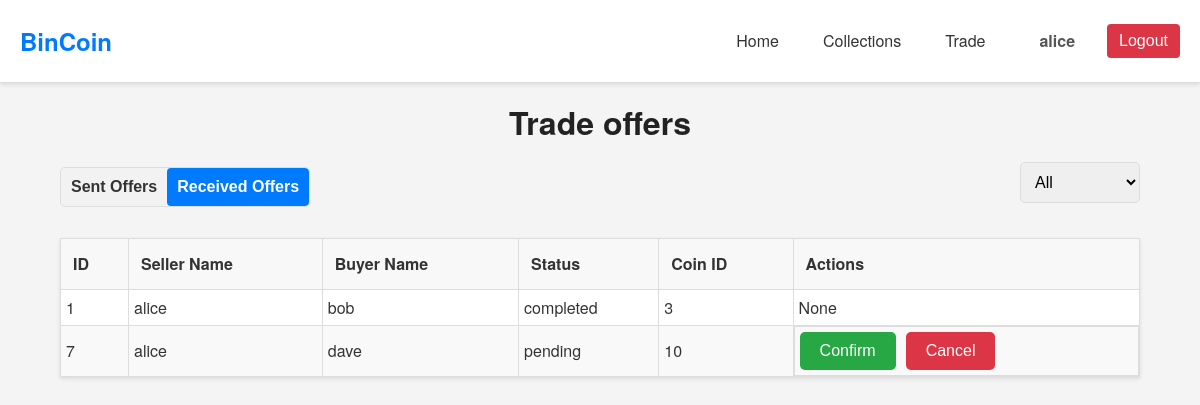
The app's page /php/trade.php?view=received (signed in) with its own data.
### tables this page shows
CREATE TABLE `trade` (
    `id` INT AUTO_INCREMENT PRIMARY KEY,
    `seller_name` VARCHAR(255) NOT NULL,
    `buyer_name` VARCHAR(255) NOT NULL,
    `status` VARCHAR(255) NOT NULL,
    `coin_id` INT NOT NULL,
    FOREIGN KEY (`seller_name`) REFERENCES `user`(`name`) ON DELETE CASCADE,
    FOREIGN KEY (`buyer_name`) REFERENCES `user`(`name`) ON DELETE CASCADE,
    FOREIGN KEY (`coin_id`) REFERENCES `coin`(`id`) ON DELETE CASCADE
);

### php/trade.php (called while the page is built, shortened)
<?php
$host = "mysql:host=" . SERVERNAME;
$dbname = ";dbname=" . DBNAME;
try {
	$pdo = new PDO("$host$dbname", USERNAME, PASSWORD);
	$pdo->setAttribute(PDO::ATTR_ERRMODE, PDO::ERRMODE_EXCEPTION);
} catch (PDOException $e) {
	die("Connection failed: " . $e->getMessage());
}
$view_type = $_GET['view'] ?? 'sent';
$current_user = $_SESSION['username'];
$query = "SELECT * FROM trade";
$params = [];
if ($view_type === 'received') {
	$query .= " WHERE seller_name = ?";
	$params[] = $current_user;
} else {
	$query .= " WHERE buyer_name = ?";
	$params[] = $current_user;
}
$stmt = $pdo->prepare($query);
$stmt->execute($params);
$trades = $stmt->fetchAll(PDO::FETCH_ASSOC);
include "../components/trade_page.php";
?>

### components/trade_page.php (the view, shortened to what this page needs)
<!DOCTYPE html>
<html lang="en">
<head>
	<link rel="stylesheet" href="../css/trade.css">
	<link rel="stylesheet" href="../css/theme.css">
</head>
<body>
	<?php include '../components/header.php'; ?>
	<div class="container">
		<h1>Trade offers</h1>
		<div class="actions">
			<div class="toggle">
				<a href="?view=sent">
					<button class="<?= $view_type === 'sent' ? 'active' : '' ?>">Sent Offers</button>
				</a>
				<a href="?view=received">
					<button class="<?= $view_type === 'received' ? 'active' : '' ?>">Received Offers</button>
				</a>
			</div>
			<form method="GET" class="filter-form" onchange="this.submit();">
				<select name="status">
					<option value="">All</option>
				</select>
			</form>
		</div>
		<table>
			<thead>
				<tr>
					<th>ID</th>
					<th>Seller Name</th>
					<th>Buyer Name</th>
					<th>Status</th>
					<th>Coin ID</th>
					<?php if ($view_type === 'received'): ?>
						<th>Actions</th>
					<?php endif; ?>
				</tr>
			</thead>
			<tbody>
				<?php foreach ($trades as $trade): ?>
				<tr class="<?= $view_type === 'received' ? 'narrow' : '' ?>">
					<td><?= htmlspecialchars($trade['id']) ?></td>
					<td><?= htmlspecialchars($trade['seller_name']) ?></td>
					<td><?= htmlspecialchars($trade['buyer_name']) ?></td>
					<td><?= htmlspecialchars($trade['status']) ?></td>
					<td><?= htmlspecialchars($trade['coin_id']) ?></td>
					<?php if ($view_type === 'received'): ?>
						<?php if ($trade['status'] === "pending"): ?>
						<td class="action-buttons">
							<a href="#" onclick="openCollectionPopup(<?= htmlspecialchars($trade['id']) ?>, <?= htmlspecialchars($trade['coin_id']) ?>)">
								<button class="confirm">Confirm</button>
							</a>
							<a href="?action=cancel&id=<?= htmlspecialchars($trade['id']) ?>">
								<button class="cancel">Cancel</button>
							</a>
						</td>
						<?php else: ?>
							<td>None</td>
						<?php endif; ?>
					<?php endif; ?>
				</tr>
				<?php endforeach; ?>
			</tbody>
		</table>
	</div>
</body>
</html>

### css/trade.css (style rules this page uses)
body { font-family: Arial, sans-serif; margin: 0; padding: 0; background-color: #f9f9f9; }
.container { width: 80%; margin: 20px auto; }
h1 { text-align: center; }
.actions { display: flex; justify-content: space-between; margin-bottom: 20px; align-items: center; }
.toggle { display: flex; border: 1px solid #ddd; border-radius: 5px; overflow: hidden; }
.toggle button { flex: 1; padding: 10px; border: none; cursor: pointer; background-color: #f2f2f2; color: #333; font-weight: bold; transition: background-color 0.3s; }
.toggle button.active { background-color: #007bff; color: white; }
.filter-form { display: flex; gap: 10px; }
.filter-form select { padding: 10px; border: 1px solid #dddddd; border-radius: 5px; cursor: pointer; }
table { width: 100%; border-collapse: collapse; margin-top: 20px; background-color: #ffffff; box-shadow: 0 2px 4px rgba(0, 0, 0, 0.1); }
table, th, td { border: 1px solid #dddddd; }
th, td { padding: 10px; text-align: left; }
th { background-color: #f2f2f2; }
tr:nth-child(even) { background-color: #f9f9f9; }
select { width: 100%; padding: 10px; margin-top: 5px; border: 1px solid #dddddd; border-radius: 5px; }
button { background-color: #007bff; color: white; cursor: pointer; }
.narrow td { padding: 5px; }
.action-buttons { display: flex; gap: 10px; }
.action-buttons button { flex: 1; border-radius: 5px; cursor: pointer; transition: background-color 0.3s; }
.action-buttons .confirm { background-color: #28a745; color: white; border: none; }
.action-buttons .cancel { background-color: #dc3545; color: white; border: none; }

### css/theme.css (style rules this page uses)
* { margin: 0; padding: 0; box-sizing: border-box; }
html { font-size: 16px; }
body { font-family: 'Helvetica Neue', Arial, sans-serif; line-height: 1.6; color: #333; background-color: #f4f4f4; }
h1, h2, h3, h4, h5, h6 { color: #222; margin-bottom: 1rem; line-height: 1.2; }
a { color: #007BFF; text-decoration: none; transition: color 0.3s ease; }
.container { width: 90%; max-width: 1200px; margin: 0 auto; padding: 20px 0; }
button, .btn { display: inline-block; background-color: #007BFF; color: #ffffff; padding: 10px 20px; border: none; border-radius: 4px; cursor: pointer; font-size: 1rem; transition: background-color 0.3s ease; text-decoration: none; text-align: center; }
form { display: flex; flex-direction: column; }
form input[type="text"], form input[type="email"], form input[type="password"], form textarea, form select { padding: 10px; margin-bottom: 15px; border: 1px solid #ccc; border-radius: 4px; font-size: 1rem; width: 100%; }
table { width: 100%; border-collapse: collapse; margin-bottom: 20px; }
table th, table td { padding: 12px; border: 1px solid #ddd; text-align: left; }
table th { background-color: #f8f8f8; }
table tr:nth-child(even) { background-color: #f9f9f9; }

### records on screen
trade: id "1", seller_name "alice", buyer_name "bob", status "completed", coin "3", shows "None"
trade: id "7", seller_name "alice", buyer_name "dave", status "pending", coin "10"

### other values on screen
$_SESSION['username'] "alice"
